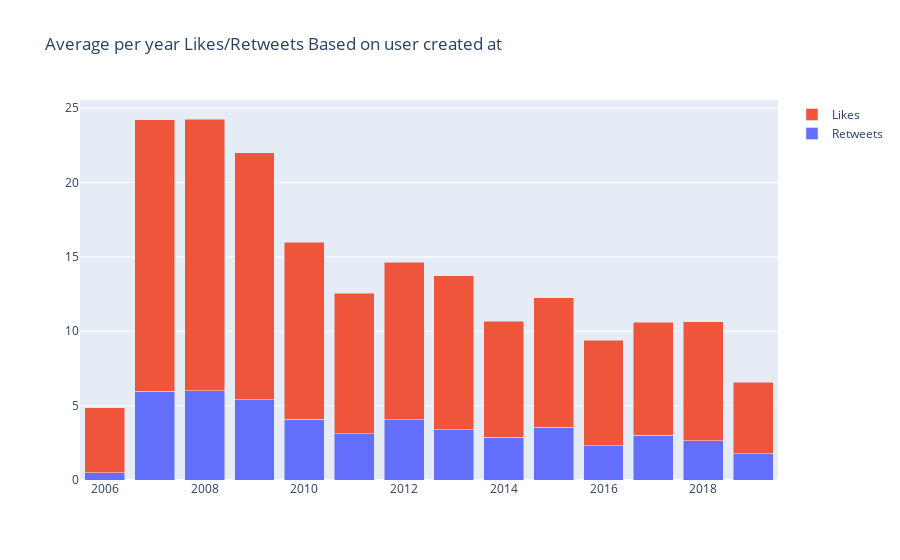

Notebook cell for this chart:
### Code cell
groups = df.set_index('user_created_at').groupby(pd.Grouper(freq='Y')).mean()
strs = [pd.to_datetime(i).strftime("%Y") for i in groups.index.values]

fig = go.Figure(data = [
    go.Bar(
        name='Retweets',
        x= strs, # assign x as the dataframe column 'x'
        y=groups['retweet_count']
    ),
    go.Bar(
        name='Likes',
        x=strs, # assign x as the dataframe column 'x'
        y=groups['favorite_count']
    )
])
fig.update_layout(barmode='stack', title="Average per year Likes/Retweets Based on user created at")
fig.show()

### Figure 1 — Plotly figure (JSON) as saved in the notebook; plotly's stock layout.template omitted (floating-point values rounded to 4 significant figures)
{"data": [{"name": "Retweets", "type": "bar", "x": ["2006", "2007", "2008", "2009", "2010", "2011", "2012", "2013", "2014", "2015", "2016", "2017", "2018", "2019"], "y": [0.5, 5.971, 6.015, 5.384, 4.093, 3.098, 4.05, 3.363, 2.878, 3.551, 2.314, 3.01, 2.63, 1.776]}, {"name": "Likes", "type": "bar", "x": ["2006", "2007", "2008", "2009", "2010", "2011", "2012", "2013", "2014", "2015", "2016", "2017", "2018", "2019"], "y": [4.354, 18.26, 18.26, 16.63, 11.88, 9.461, 10.59, 10.37, 7.8, 8.719, 7.087, 7.584, 8.027, 4.812]}], "layout": {"barmode": "stack", "title": {"text": "Average per year Likes/Retweets Based on user created at"}}}
